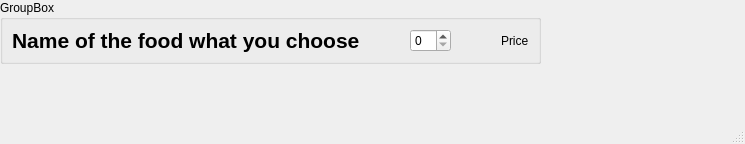
<?xml version="1.0" encoding="UTF-8"?>
<ui version="4.0">
 <class>coordwidget</class>
 <widget class="QMainWindow" name="coordwidget">
  <property name="geometry">
   <rect>
    <x>0</x>
    <y>0</y>
    <width>745</width>
    <height>144</height>
   </rect>
  </property>
  <property name="windowTitle">
   <string>MainWindow</string>
  </property>
  <property name="animated">
   <bool>true</bool>
  </property>
  <widget class="QWidget" name="centralwidget">
   <widget class="QGroupBox" name="groupBox">
    <property name="geometry">
     <rect>
      <x>0</x>
      <y>0</y>
      <width>541</width>
      <height>64</height>
     </rect>
    </property>
    <property name="sizePolicy">
     <sizepolicy hsizetype="Preferred" vsizetype="Fixed">
      <horstretch>0</horstretch>
      <verstretch>0</verstretch>
     </sizepolicy>
    </property>
    <property name="title">
     <string>GroupBox</string>
    </property>
    <layout class="QHBoxLayout" name="horizontalLayout">
     <item>
      <widget class="QLabel" name="label">
       <property name="font">
        <font>
         <pointsize>16</pointsize>
         <weight>75</weight>
         <bold>true</bold>
        </font>
       </property>
       <property name="text">
        <string>Name of the food what you choose</string>
       </property>
      </widget>
     </item>
     <item>
      <spacer name="horizontalSpacer">
       <property name="orientation">
        <enum>Qt::Horizontal</enum>
       </property>
       <property name="sizeHint" stdset="0">
        <size>
         <width>30</width>
         <height>20</height>
        </size>
       </property>
      </spacer>
     </item>
     <item>
      <widget class="QSpinBox" name="spinBox"/>
     </item>
     <item>
      <spacer name="horizontalSpacer_2">
       <property name="orientation">
        <enum>Qt::Horizontal</enum>
       </property>
       <property name="sizeHint" stdset="0">
        <size>
         <width>29</width>
         <height>20</height>
        </size>
       </property>
      </spacer>
     </item>
     <item>
      <widget class="QLabel" name="Pricee">
       <property name="text">
        <string>Price</string>
       </property>
      </widget>
     </item>
    </layout>
   </widget>
  </widget>
  <widget class="QMenuBar" name="menubar">
   <property name="geometry">
    <rect>
     <x>0</x>
     <y>0</y>
     <width>745</width>
     <height>21</height>
    </rect>
   </property>
  </widget>
  <widget class="QStatusBar" name="statusbar"/>
 </widget>
 <resources/>
 <connections/>
</ui>
